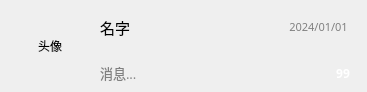
<?xml version="1.0" encoding="UTF-8"?>
<ui version="4.0">
 <class>InfoLittleBox</class>
 <widget class="QWidget" name="InfoLittleBox">
  <property name="geometry">
   <rect>
    <x>0</x>
    <y>0</y>
    <width>367</width>
    <height>92</height>
   </rect>
  </property>
  <property name="windowTitle">
   <string>Form</string>
  </property>
  <property name="styleSheet">
   <string notr="true"/>
  </property>
  <layout class="QGridLayout" name="gridLayout" rowstretch="1,1000,1" columnstretch="1,1000,1">
   <property name="leftMargin">
    <number>5</number>
   </property>
   <property name="topMargin">
    <number>0</number>
   </property>
   <property name="rightMargin">
    <number>5</number>
   </property>
   <property name="bottomMargin">
    <number>0</number>
   </property>
   <property name="spacing">
    <number>0</number>
   </property>
   <item row="0" column="1">
    <spacer name="verticalSpacer">
     <property name="orientation">
      <enum>Qt::Vertical</enum>
     </property>
     <property name="sizeHint" stdset="0">
      <size>
       <width>20</width>
       <height>5</height>
      </size>
     </property>
    </spacer>
   </item>
   <item row="1" column="0">
    <spacer name="horizontalSpacer">
     <property name="orientation">
      <enum>Qt::Horizontal</enum>
     </property>
     <property name="sizeHint" stdset="0">
      <size>
       <width>1</width>
       <height>20</height>
      </size>
     </property>
    </spacer>
   </item>
   <item row="1" column="1">
    <layout class="QHBoxLayout" name="horizontalLayout_3" stretch="5,15">
     <property name="spacing">
      <number>5</number>
     </property>
     <item>
      <widget class="QLabel" name="lblHead">
       <property name="sizePolicy">
        <sizepolicy hsizetype="Fixed" vsizetype="Fixed">
         <horstretch>0</horstretch>
         <verstretch>0</verstretch>
        </sizepolicy>
       </property>
       <property name="minimumSize">
        <size>
         <width>90</width>
         <height>90</height>
        </size>
       </property>
       <property name="maximumSize">
        <size>
         <width>90</width>
         <height>90</height>
        </size>
       </property>
       <property name="styleSheet">
        <string notr="true">QLabel{
	background-color: rgba(255, 255, 255, 0);
}</string>
       </property>
       <property name="text">
        <string>头像</string>
       </property>
       <property name="alignment">
        <set>Qt::AlignCenter</set>
       </property>
      </widget>
     </item>
     <item>
      <layout class="QVBoxLayout" name="verticalLayout">
       <property name="spacing">
        <number>0</number>
       </property>
       <item>
        <layout class="QHBoxLayout" name="horizontalLayout" stretch="2,1">
         <property name="spacing">
          <number>0</number>
         </property>
         <item>
          <widget class="QLabel" name="lblName">
           <property name="sizePolicy">
            <sizepolicy hsizetype="Expanding" vsizetype="Preferred">
             <horstretch>0</horstretch>
             <verstretch>0</verstretch>
            </sizepolicy>
           </property>
           <property name="minimumSize">
            <size>
             <width>170</width>
             <height>0</height>
            </size>
           </property>
           <property name="font">
            <font>
             <family>微软雅黑</family>
             <pointsize>11</pointsize>
            </font>
           </property>
           <property name="styleSheet">
            <string notr="true">QLabel{
	background-color: rgba(255, 255, 255, 0);
}</string>
           </property>
           <property name="text">
            <string>名字</string>
           </property>
           <property name="alignment">
            <set>Qt::AlignLeading|Qt::AlignLeft|Qt::AlignVCenter</set>
           </property>
          </widget>
         </item>
         <item>
          <widget class="QLabel" name="lblDate">
           <property name="sizePolicy">
            <sizepolicy hsizetype="Expanding" vsizetype="Preferred">
             <horstretch>0</horstretch>
             <verstretch>0</verstretch>
            </sizepolicy>
           </property>
           <property name="font">
            <font>
             <family>微软雅黑</family>
             <pointsize>8</pointsize>
            </font>
           </property>
           <property name="styleSheet">
            <string notr="true">QLabel{
	color: gray;
	background-color: rgba(255, 255, 255, 0);
}</string>
           </property>
           <property name="text">
            <string>2024/01/01</string>
           </property>
           <property name="alignment">
            <set>Qt::AlignCenter</set>
           </property>
          </widget>
         </item>
        </layout>
       </item>
       <item>
        <layout class="QHBoxLayout" name="horizontalLayout_2" stretch="30,6">
         <property name="spacing">
          <number>0</number>
         </property>
         <item>
          <widget class="QLabel" name="lblInfo">
           <property name="sizePolicy">
            <sizepolicy hsizetype="Expanding" vsizetype="Preferred">
             <horstretch>0</horstretch>
             <verstretch>0</verstretch>
            </sizepolicy>
           </property>
           <property name="minimumSize">
            <size>
             <width>210</width>
             <height>0</height>
            </size>
           </property>
           <property name="font">
            <font>
             <family>微软雅黑</family>
             <pointsize>10</pointsize>
            </font>
           </property>
           <property name="styleSheet">
            <string notr="true">QLabel{
	color: gray;	
	background-color: rgba(255, 255, 255, 0);
}</string>
           </property>
           <property name="text">
            <string>消息...</string>
           </property>
           <property name="alignment">
            <set>Qt::AlignLeading|Qt::AlignLeft|Qt::AlignVCenter</set>
           </property>
          </widget>
         </item>
         <item>
          <widget class="QLabel" name="lblUnread">
           <property name="sizePolicy">
            <sizepolicy hsizetype="Preferred" vsizetype="Preferred">
             <horstretch>0</horstretch>
             <verstretch>0</verstretch>
            </sizepolicy>
           </property>
           <property name="minimumSize">
            <size>
             <width>38</width>
             <height>38</height>
            </size>
           </property>
           <property name="maximumSize">
            <size>
             <width>38</width>
             <height>38</height>
            </size>
           </property>
           <property name="font">
            <font>
             <family>微软雅黑</family>
             <pointsize>9</pointsize>
             <weight>75</weight>
             <bold>true</bold>
             <stylestrategy>PreferDefault</stylestrategy>
            </font>
           </property>
           <property name="styleSheet">
            <string notr="true">QLabel{
	color: rgb(255, 255, 255);
	margin-left:  5px;
	margin-right: 5px;
	margin-top:   5px;
	margin-bottom:5px;
	border-image: url(:/qqicons/qrc/red_circle.svg) ;
	background-color: rgba(255, 255, 255, 0);
}</string>
           </property>
           <property name="text">
            <string>99</string>
           </property>
           <property name="alignment">
            <set>Qt::AlignCenter</set>
           </property>
          </widget>
         </item>
        </layout>
       </item>
      </layout>
     </item>
    </layout>
   </item>
   <item row="1" column="2">
    <spacer name="horizontalSpacer_2">
     <property name="orientation">
      <enum>Qt::Horizontal</enum>
     </property>
     <property name="sizeHint" stdset="0">
      <size>
       <width>1</width>
       <height>20</height>
      </size>
     </property>
    </spacer>
   </item>
   <item row="2" column="1">
    <spacer name="verticalSpacer_2">
     <property name="orientation">
      <enum>Qt::Vertical</enum>
     </property>
     <property name="sizeHint" stdset="0">
      <size>
       <width>20</width>
       <height>48</height>
      </size>
     </property>
    </spacer>
   </item>
  </layout>
 </widget>
 <resources>
  <include location="../qqicons.qrc"/>
 </resources>
 <connections/>
</ui>
